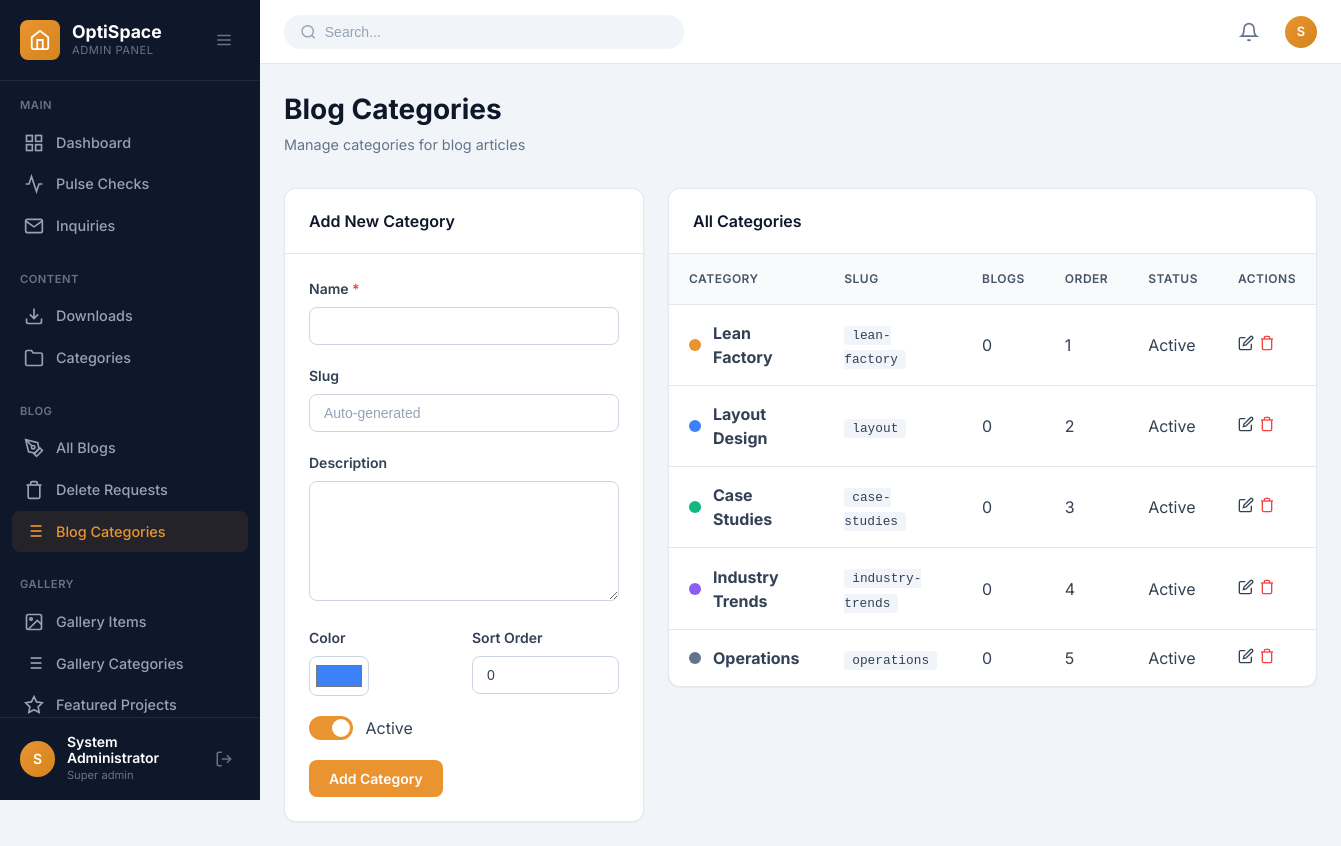
The page /admin/blog-categories.php (signed in) on the database its author committed.
### tables this page shows
CREATE TABLE IF NOT EXISTS blog_categories (
    id INT AUTO_INCREMENT PRIMARY KEY,
    name VARCHAR(100) NOT NULL,
    slug VARCHAR(100) NOT NULL UNIQUE,
    description TEXT DEFAULT NULL,
    color VARCHAR(20) DEFAULT '#E99431',
    icon VARCHAR(50) DEFAULT 'book',
    sort_order INT DEFAULT 0,
    is_active TINYINT(1) DEFAULT 1,
    created_at TIMESTAMP DEFAULT CURRENT_TIMESTAMP,
    updated_at TIMESTAMP DEFAULT CURRENT_TIMESTAMP ON UPDATE CURRENT_TIMESTAMP
);

### admin/includes/auth.php (called while the page is built, shortened)
<?php
function generateCSRFToken() {
    return $_SESSION['csrf_token'];
}
?>

### admin/blog-categories.php (the view, shortened to what this page needs)
<?php
require_once __DIR__ . '/includes/auth.php';
$conn = getDBConnection();
$errors = [];
$editCategory = null;
$categories = $conn->query("
    SELECT c.*, COUNT(b.id) as blog_count
    FROM blog_categories c
    LEFT JOIN blogs b ON c.id = b.category_id
    GROUP BY c.id
    ORDER BY c.sort_order, c.name
");
include __DIR__ . '/includes/header.php';
?>
<div class="page-header">
    <div class="page-title-section">
        <h1 class="page-title">Blog Categories</h1>
        <p class="page-subtitle">Manage categories for blog articles</p>
    </div>
</div>
<div class="categories-layout">
    <div class="card form-card">
        <div class="card-header">
            <h3 class="card-title"><?php echo $editCategory ? 'Edit Category' : 'Add New Category'; ?></h3>
        </div>
        <div class="card-body">
            <form method="POST">
                <div class="form-group">
                    <label for="name" class="form-label">Name <span class="required">*</span></label>
                    <input type="text" id="name" name="name" class="form-control <?php echo isset($errors['name']) ? 'error' : ''; ?>"
                           required value="<?php echo htmlspecialchars($_POST['name'] ?? $editCategory['name'] ?? ''); ?>">
                </div>
                <div class="form-group">
                    <label for="slug" class="form-label">Slug</label>
                    <input type="text" id="slug" name="slug" class="form-control"
                           placeholder="Auto-generated"
                           value="<?php echo htmlspecialchars($_POST['slug'] ?? $editCategory['slug'] ?? ''); ?>">
                </div>
                <div class="form-group">
                    <label for="description" class="form-label">Description</label>
                    <textarea id="description" name="description" class="form-control" rows="2"><?php echo htmlspecialchars($_POST['description'] ?? $editCategory['description'] ?? ''); ?></textarea>
                </div>
                <div class="form-row">
                    <div class="form-group" style="flex: 1;">
                        <label for="color" class="form-label">Color</label>
                        <input type="color" id="color" name="color" class="form-control form-color"
                               value="<?php echo htmlspecialchars($_POST['color'] ?? $editCategory['color'] ?? '#3B82F6'); ?>">
                    </div>
                    <div class="form-group" style="flex: 1;">
                        <label for="sort_order" class="form-label">Sort Order</label>
                        <input type="number" id="sort_order" name="sort_order" class="form-control" min="0"
                               value="<?php echo htmlspecialchars($_POST['sort_order'] ?? $editCategory['sort_order'] ?? '0'); ?>">
                    </div>
                </div>
                <div class="form-group">
                    <label class="toggle-switch">
                        <span class="toggle-slider"></span>
                    </label>
                    <span style="margin-left: 0.5rem;">Active</span>
                </div>
                <div class="form-actions">
                    <button type="submit" class="btn btn-primary">
                        <?php echo $editCategory ? 'Update Category' : 'Add Category'; ?>
                    </button>
                </div>
            </form>
        </div>
    </div>
    <div class="card list-card">
        <div class="card-header">
            <h3 class="card-title">All Categories</h3>
        </div>
        <div class="table-responsive">
            <table class="data-table">
                <thead>
                    <tr>
                        <th>Category</th>
                        <th>Slug</th>
                        <th>Blogs</th>
                        <th>Order</th>
                        <th>Status</th>
                        <th>Actions</th>
                    </tr>
                </thead>
                <tbody>
                    <?php if ($categories->num_rows > 0): ?>
                        <?php while ($cat = $categories->fetch_assoc()): ?>
                            <tr>
                                <td>
                                    <div class="category-info">
                                        <span class="color-dot" style="background: <?php echo $cat['color']; ?>"></span>
                                        <strong><?php echo htmlspecialchars($cat['name']); ?></strong>
                                    </div>
                                </td>
                                <td><code><?php echo htmlspecialchars($cat['slug']); ?></code></td>
                                <td><?php echo $cat['blog_count']; ?></td>
                                <td><?php echo $cat['sort_order']; ?></td>
                                <td>
                                    <?php if ($cat['is_active']): ?>
                                        <span class="status-badge status-active">Active</span>
                                    <?php else: ?>
                                        <span class="status-badge status-inactive">Inactive</span>
                                    <?php endif; ?>
                                </td>
                                <td>
                                    <div class="action-buttons">
                                        <a href="?edit=<?php echo $cat['id']; ?>" class="btn-icon" title="Edit">
                                            <svg viewBox="0 0 24 24" fill="none" stroke="currentColor" stroke-width="2">
                                                <path d="M11 4H4a2 2 0 0 0-2 2v14a2 2 0 0 0 2 2h14a2 2 0 0 0 2-2v-7"/>
                                                <path d="M18.5 2.5a2.121 2.121 0 0 1 3 3L12 15l-4 1 1-4 9.5-9.5z"/>
                                            </svg>
                                        </a>
                                        <?php if ($cat['blog_count'] == 0): ?>
                                            <a href="?delete=<?php echo $cat['id']; ?>&token=<?php echo generateCsrfToken(); ?>"
                                               class="btn-icon btn-icon-danger" title="Delete"
                                               onclick="return confirm('Delete this category?');">
                                                <svg viewBox="0 0 24 24" fill="none" stroke="currentColor" stroke-width="2">
                                                    <polyline points="3 6 5 6 21 6"/>
                                                    <path d="M19 6v14a2 2 0 0 1-2 2H7a2 2 0 0 1-2-2V6m3 0V4a2 2 0 0 1 2-2h4a2 2 0 0 1 2 2v2"/>
                                                </svg>
                                            </a>
                                        <?php endif; ?>
                                    </div>
                                </td>
                            </tr>
                        <?php endwhile; ?>
                    <?php endif; ?>
                </tbody>
            </table>
        </div>
    </div>
</div>
<?php include __DIR__ . '/includes/footer.php'; ?>

### admin/blog-categories.php (style rules this page uses)
.categories-layout { display: grid; grid-template-columns: 360px 1fr; gap: 1.5rem; align-items: start; }
.form-row { display: flex; gap: 1rem; }
.form-color { width: 60px; height: 40px; padding: 4px; cursor: pointer; }
.category-info { display: flex; align-items: center; gap: 0.75rem; }
.color-dot { width: 12px; height: 12px; border-radius: 50%; flex-shrink: 0; }
code { background: #F1F5F9; padding: 0.125rem 0.5rem; border-radius: 0.25rem; font-size: 0.8rem; }
.btn-icon-danger { color: #EF4444 !important; }

### rows shown on the page
blog_categories: name "Lean Factory", slug "lean-factory", blog_count "0", sort_order "1", is_active "Active"
blog_categories: name "Layout Design", slug "layout", blog_count "0", sort_order "2", is_active "Active"
blog_categories: name "Case Studies", slug "case-studies", blog_count "0", sort_order "3", is_active "Active"
blog_categories: name "Industry Trends", slug "industry-trends", blog_count "0", sort_order "4", is_active "Active"
blog_categories: name "Operations", slug "operations", blog_count "0", sort_order "5", is_active "Active"

### other values the page prints
substr($admin['full_name'] ?? 'A', 0, 1) "S"
$admin['full_name'] "System Administrator"
str_replace('_', ' ', $admin['role'] ?? 'Admin') "Super admin"
